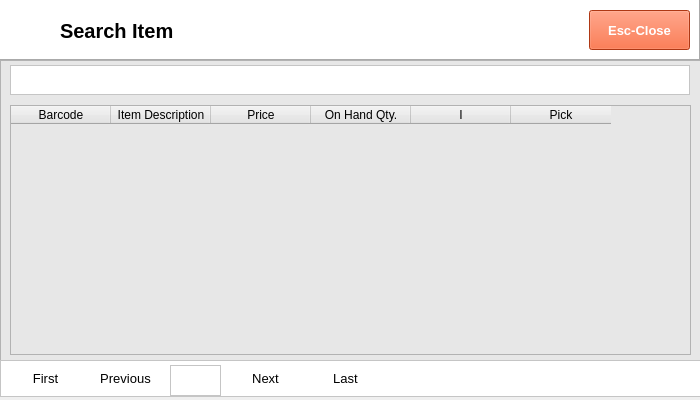
<?xml version="1.0" encoding="UTF-8"?>
<ui version="4.0">
 <class>Dialog</class>
 <widget class="QDialog" name="Dialog">
  <property name="geometry">
   <rect>
    <x>0</x>
    <y>0</y>
    <width>700</width>
    <height>400</height>
   </rect>
  </property>
  <property name="windowTitle">
   <string>Dialog</string>
  </property>
  <widget class="QFrame" name="frame">
   <property name="geometry">
    <rect>
     <x>0</x>
     <y>0</y>
     <width>700</width>
     <height>60</height>
    </rect>
   </property>
   <property name="autoFillBackground">
    <bool>false</bool>
   </property>
   <property name="styleSheet">
    <string notr="true">background-color: rgb(255, 255, 255);</string>
   </property>
   <property name="frameShape">
    <enum>QFrame::Panel</enum>
   </property>
   <property name="frameShadow">
    <enum>QFrame::Raised</enum>
   </property>
   <widget class="QLabel" name="label">
    <property name="geometry">
     <rect>
      <x>10</x>
      <y>10</y>
      <width>38</width>
      <height>32</height>
     </rect>
    </property>
    <property name="text">
     <string/>
    </property>
    <property name="pixmap">
     <pixmap>../../Documents/GitHub/python-pos/img/POS.png</pixmap>
    </property>
    <property name="scaledContents">
     <bool>true</bool>
    </property>
   </widget>
   <widget class="QLabel" name="label_2">
    <property name="geometry">
     <rect>
      <x>60</x>
      <y>10</y>
      <width>220</width>
      <height>41</height>
     </rect>
    </property>
    <property name="font">
     <font>
      <family>Segoe UI</family>
      <pointsize>15</pointsize>
      <weight>75</weight>
      <bold>true</bold>
     </font>
    </property>
    <property name="text">
     <string>Search Item</string>
    </property>
    <property name="textFormat">
     <enum>Qt::PlainText</enum>
    </property>
   </widget>
   <widget class="QPushButton" name="pushButton">
    <property name="geometry">
     <rect>
      <x>1200</x>
      <y>10</y>
      <width>70</width>
      <height>40</height>
     </rect>
    </property>
    <property name="font">
     <font>
      <family>Segoe UI</family>
      <pointsize>10</pointsize>
      <weight>75</weight>
      <bold>true</bold>
     </font>
    </property>
    <property name="autoFillBackground">
     <bool>false</bool>
    </property>
    <property name="styleSheet">
     <string notr="true">background-color: rgb(240, 80, 128);
color: rgb(255, 255, 255);</string>
    </property>
    <property name="text">
     <string>View</string>
    </property>
   </widget>
   <widget class="QPushButton" name="pushButton_2">
    <property name="geometry">
     <rect>
      <x>1280</x>
      <y>10</y>
      <width>70</width>
      <height>40</height>
     </rect>
    </property>
    <property name="font">
     <font>
      <family>Segoe UI</family>
      <pointsize>10</pointsize>
      <weight>75</weight>
      <bold>true</bold>
     </font>
    </property>
    <property name="styleSheet">
     <string notr="true">background-color: rgb(243, 79, 28);
color: rgb(255, 255, 255);</string>
    </property>
    <property name="text">
     <string>Close</string>
    </property>
    <property name="flat">
     <bool>false</bool>
    </property>
   </widget>
  </widget>
  <widget class="QPushButton" name="pushButtonClose">
   <property name="geometry">
    <rect>
     <x>589</x>
     <y>10</y>
     <width>101</width>
     <height>40</height>
    </rect>
   </property>
   <property name="font">
    <font>
     <family>Segoe UI</family>
     <pointsize>10</pointsize>
     <weight>75</weight>
     <bold>true</bold>
    </font>
   </property>
   <property name="autoFillBackground">
    <bool>false</bool>
   </property>
   <property name="styleSheet">
    <string notr="true">background-color: rgb(243, 79, 28);
color: rgb(255, 255, 255);</string>
   </property>
   <property name="text">
    <string>Esc-Close</string>
   </property>
  </widget>
  <widget class="QFrame" name="frame_2">
   <property name="geometry">
    <rect>
     <x>0</x>
     <y>60</y>
     <width>701</width>
     <height>301</height>
    </rect>
   </property>
   <property name="styleSheet">
    <string notr="true">background-color: rgb(231, 231, 231);</string>
   </property>
   <property name="frameShape">
    <enum>QFrame::StyledPanel</enum>
   </property>
   <property name="frameShadow">
    <enum>QFrame::Raised</enum>
   </property>
   <widget class="QTextEdit" name="textEditItemFilter">
    <property name="geometry">
     <rect>
      <x>10</x>
      <y>5</y>
      <width>680</width>
      <height>30</height>
     </rect>
    </property>
    <property name="styleSheet">
     <string notr="true">background-color: rgb(255, 255, 255);
color: rgb(0, 0, 0);</string>
    </property>
   </widget>
   <widget class="QTableWidget" name="tableWidget">
    <property name="geometry">
     <rect>
      <x>10</x>
      <y>45</y>
      <width>681</width>
      <height>250</height>
     </rect>
    </property>
    <column>
     <property name="text">
      <string>Barcode</string>
     </property>
    </column>
    <column>
     <property name="text">
      <string>Item Description</string>
     </property>
    </column>
    <column>
     <property name="text">
      <string>Price</string>
     </property>
    </column>
    <column>
     <property name="text">
      <string>On Hand Qty.</string>
     </property>
    </column>
    <column>
     <property name="text">
      <string>I</string>
     </property>
    </column>
    <column>
     <property name="text">
      <string>Pick</string>
     </property>
    </column>
   </widget>
  </widget>
  <widget class="QFrame" name="frame_3">
   <property name="geometry">
    <rect>
     <x>0</x>
     <y>360</y>
     <width>701</width>
     <height>37</height>
    </rect>
   </property>
   <property name="styleSheet">
    <string notr="true">background-color: rgb(255, 255, 255);
color: rgb(255, 255, 255);</string>
   </property>
   <property name="frameShape">
    <enum>QFrame::StyledPanel</enum>
   </property>
   <property name="frameShadow">
    <enum>QFrame::Raised</enum>
   </property>
   <widget class="QPushButton" name="pushButtonFirst">
    <property name="geometry">
     <rect>
      <x>10</x>
      <y>0</y>
      <width>71</width>
      <height>37</height>
     </rect>
    </property>
    <property name="font">
     <font>
      <family>Segoe UI</family>
      <pointsize>10</pointsize>
     </font>
    </property>
    <property name="styleSheet">
     <string notr="true">color: rgb(0, 0, 0);</string>
    </property>
    <property name="text">
     <string>First</string>
    </property>
    <property name="flat">
     <bool>true</bool>
    </property>
   </widget>
   <widget class="QPushButton" name="pushButtonPrevious">
    <property name="geometry">
     <rect>
      <x>90</x>
      <y>0</y>
      <width>71</width>
      <height>37</height>
     </rect>
    </property>
    <property name="font">
     <font>
      <family>Segoe UI</family>
      <pointsize>10</pointsize>
     </font>
    </property>
    <property name="styleSheet">
     <string notr="true">color: rgb(0, 0, 0);</string>
    </property>
    <property name="text">
     <string>Previous</string>
    </property>
    <property name="flat">
     <bool>true</bool>
    </property>
   </widget>
   <widget class="QPushButton" name="pushButtonNext">
    <property name="geometry">
     <rect>
      <x>230</x>
      <y>0</y>
      <width>71</width>
      <height>37</height>
     </rect>
    </property>
    <property name="font">
     <font>
      <family>Segoe UI</family>
      <pointsize>10</pointsize>
     </font>
    </property>
    <property name="styleSheet">
     <string notr="true">color: rgb(0, 0, 0);</string>
    </property>
    <property name="text">
     <string>Next</string>
    </property>
    <property name="flat">
     <bool>true</bool>
    </property>
   </widget>
   <widget class="QPushButton" name="pushButtonLast">
    <property name="geometry">
     <rect>
      <x>310</x>
      <y>0</y>
      <width>71</width>
      <height>37</height>
     </rect>
    </property>
    <property name="font">
     <font>
      <family>Segoe UI</family>
      <pointsize>10</pointsize>
     </font>
    </property>
    <property name="styleSheet">
     <string notr="true">color: rgb(0, 0, 0);</string>
    </property>
    <property name="text">
     <string>Last</string>
    </property>
    <property name="flat">
     <bool>true</bool>
    </property>
   </widget>
   <widget class="QTextEdit" name="textEditPageNumber">
    <property name="geometry">
     <rect>
      <x>170</x>
      <y>5</y>
      <width>51</width>
      <height>31</height>
     </rect>
    </property>
    <property name="font">
     <font>
      <family>Segoe UI</family>
      <pointsize>10</pointsize>
     </font>
    </property>
    <property name="styleSheet">
     <string notr="true">color: rgb(0, 0, 0);</string>
    </property>
    <property name="readOnly">
     <bool>true</bool>
    </property>
   </widget>
  </widget>
 </widget>
 <resources/>
 <connections/>
</ui>
